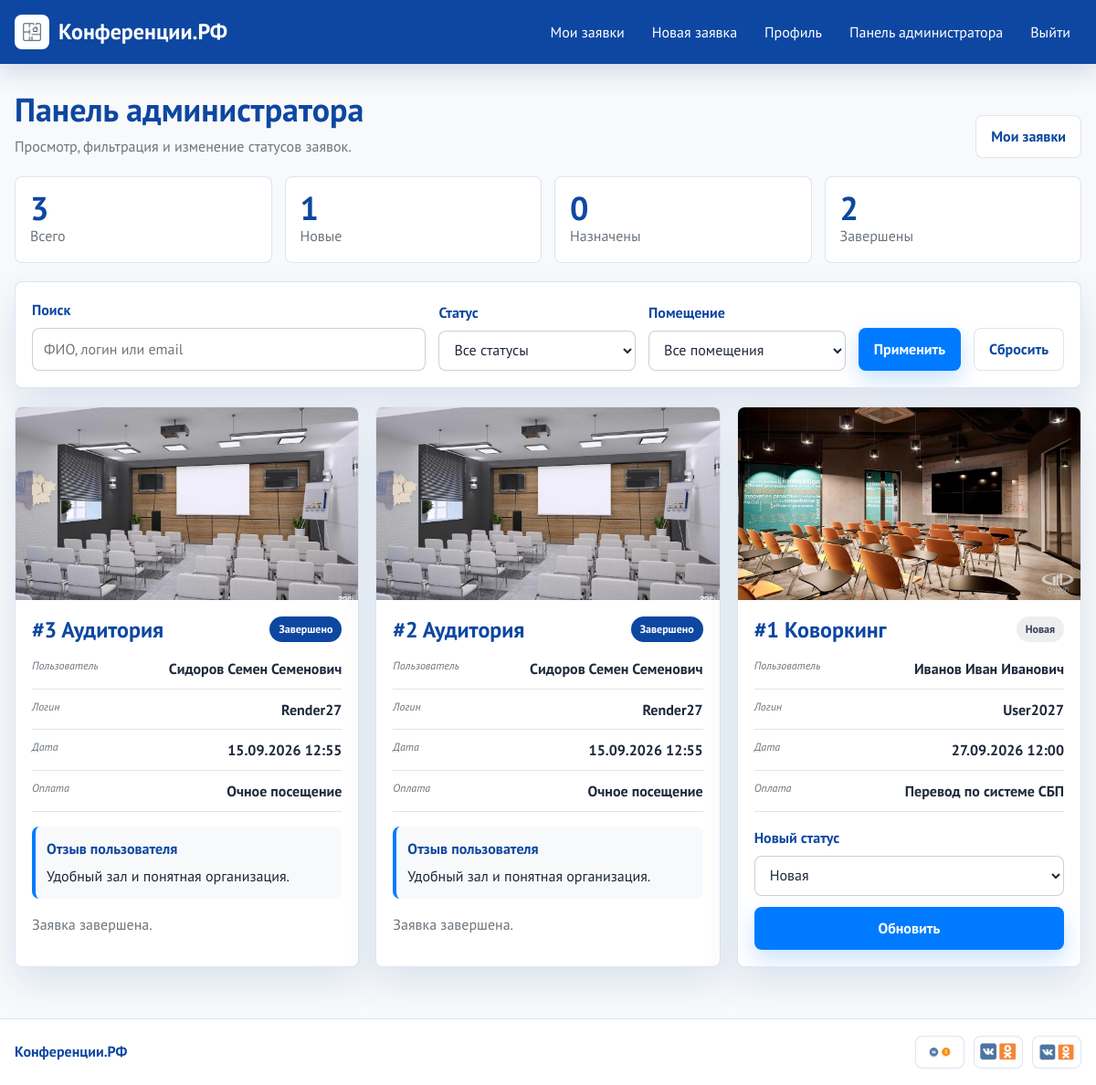
The page /bookings/admin/ (signed in) on the database its author committed.
### apps/bookings/models.py (models this page shows, shortened)
class Booking(models.Model):
    STATUS_CHOICES = [
        ("new", "Новая"),
        ("scheduled", "Мероприятие назначено"),
        ("completed", "Завершено"),
    ]
    PAYMENT_CHOICES = [
        ("offline", "Очное посещение"),
        ("sbp", "Перевод по системе СБП"),
    ]
    ROOM_CHOICES = [
        ("auditorium", "Аудитория"),
        ("coworking", "Коворкинг"),
        ("cinema", "Кинозал"),
    ]
    user = models.ForeignKey(
        settings.AUTH_USER_MODEL,
        on_delete=models.CASCADE,
        related_name="bookings",
        verbose_name="Пользователь",
    )
    room_name = models.CharField(
        max_length=50,
        choices=ROOM_CHOICES,
        verbose_name="Название помещения",
    )
    conference_date = models.DateTimeField(verbose_name="Дата и время начала конференции")
    payment_method = models.CharField(
        max_length=20,
        choices=PAYMENT_CHOICES,
        verbose_name="Способ оплаты",
    )
    status = models.CharField(
        max_length=20,
        choices=STATUS_CHOICES,
        default="new",
        verbose_name="Статус",
    )
    review = models.TextField(blank=True, null=True, verbose_name="Отзыв")
    created_at = models.DateTimeField(auto_now_add=True, verbose_name="Дата создания")
    updated_at = models.DateTimeField(auto_now=True, verbose_name="Дата обновления")
    class Meta:
        verbose_name = "Бронирование"
        verbose_name_plural = "Бронирования"
        ordering = ["-created_at"]

### apps/users/models.py (models this page shows, shortened)
class CustomUser(AbstractUser):
    username = models.CharField(
        max_length=150,
        unique=True,
        verbose_name="Логин",
        help_text="Только латиница и цифры, не менее 6 символов",
        validators=[validate_username],
    )
    full_name = models.CharField(
        max_length=255,
        verbose_name="ФИО",
        validators=[validate_cyrillic],
    )
    phone = models.CharField(
        max_length=20,
        verbose_name="Телефон",
        validators=[validate_phone],
    )
    email = models.EmailField(max_length=254, verbose_name="Электронная почта")
    is_admin = models.BooleanField(default=False, verbose_name="Администратор")
    @property
    def admin_access(self):
        return self.is_admin or self.username == "Conf2027" or self.is_staff
    class Meta:
        verbose_name = "Пользователь"
        verbose_name_plural = "Пользователи"

### apps/bookings/views.py (the view, shortened to what this page needs)
# urls.py: path("admin/", views.admin_dashboard_view, name="admin_dashboard"),
@login_required
def admin_dashboard_view(request):
    if not request.user.admin_access:
        messages.error(request, "У вас нет доступа к панели администратора.")
        return redirect("bookings:booking_list")
    bookings = Booking.objects.select_related("user").order_by("-created_at")
    status_filter = request.GET.get("status", "")
    room_filter = request.GET.get("room", "")
    query = request.GET.get("q", "").strip()
    if status_filter in dict(Booking.STATUS_CHOICES):
        bookings = bookings.filter(status=status_filter)
    if room_filter in dict(Booking.ROOM_CHOICES):
        bookings = bookings.filter(room_name=room_filter)
    if query:
        bookings = bookings.filter(
            Q(user__full_name__icontains=query)
            | Q(user__username__icontains=query)
            | Q(user__email__icontains=query)
        )
    stats_source = Booking.objects.all()
    stats = {
        "total": stats_source.count(),
        "new": stats_source.filter(status="new").count(),
        "scheduled": stats_source.filter(status="scheduled").count(),
        "completed": stats_source.filter(status="completed").count(),
    }
    return render(
        request,
        "bookings/admin_dashboard.html",
        {
            "bookings": bookings,
            "stats": stats,
            "status_choices": Booking.STATUS_CHOICES,
            "room_choices": Booking.ROOM_CHOICES,
            "current_status": status_filter,
            "current_room": room_filter,
            "current_query": query,
        },
    )

### apps/bookings/templatetags/booking_extras.py (called while the page is built)
@register.filter
def status_class(value):
    return {
        "new": "status-new",
        "scheduled": "status-scheduled",
        "completed": "status-completed",
    }.get(value, "status-muted")

@register.filter
def room_image(value):
    return {
        "auditorium": "img/media/1679169355_design-pibig-info-p-sovr_jpg.webp",
        "coworking": "img/media/dizayn-interera-co-working-_jpg.webp",
        "cinema": "img/media/1643087798_5-bigfoto-name-p-id_jpg.webp",
    }.get(value, "img/media/yerinde-temizlik_jpg.webp")

### conference_portal/context_processors.py (called while the page is built)
def design_assets(request):
    return {
        "brand_mark": "img/media/1282150_png.webp",
        "hero_image": "img/media/yerinde-temizlik_jpg.webp",
        "gallery_images": GALLERY_IMAGES,
        "social_images": SOCIAL_IMAGES,
        "room_images": ROOM_IMAGES,
    }

### templates/bookings/admin_dashboard.html (shortened to what this page needs)
{% extends 'base.html' %}
{% load static booking_extras %}
{% block content %}
<section class="content-head reveal">
    <div>
        <h1>Панель администратора</h1>
        <p>Просмотр, фильтрация и изменение статусов заявок.</p>
    </div>
    <a class="btn btn-secondary" href="{% url 'bookings:booking_list' %}">Мои заявки</a>
</section>
<section class="stats-grid reveal" aria-label="Статистика всех заявок">
    <div class="stat"><strong>{{ stats.total }}</strong><span>Всего</span></div>
    <div class="stat"><strong>{{ stats.new }}</strong><span>Новые</span></div>
    <div class="stat"><strong>{{ stats.scheduled }}</strong><span>Назначены</span></div>
    <div class="stat"><strong>{{ stats.completed }}</strong><span>Завершены</span></div>
</section>
<form method="get" class="filters card reveal">
    <label class="field">
        <span>Поиск</span>
        <input type="search" name="q" value="{{ current_query }}" class="form-control" placeholder="ФИО, логин или email">
    </label>
    <label class="field">
        <span>Статус</span>
        <select name="status" class="form-select">
            <option value="">Все статусы</option>
        </select>
    </label>
    <label class="field">
        <span>Помещение</span>
        <select name="room" class="form-select">
            <option value="">Все помещения</option>
        </select>
    </label>
    <button type="submit" class="btn btn-primary">Применить</button>
    <a class="btn btn-secondary" href="{% url 'bookings:admin_dashboard' %}">Сбросить</a>
</form>
{% if bookings %}
    <section class="admin-grid reveal">
        {% for booking in bookings %}
            <article class="card booking-card admin-card">
                {% with image=booking.room_name|room_image %}
                    <img class="booking-card__image" src="{% static image %}" alt="{{ booking.get_room_name_display }}">
                {% endwith %}
                <div class="booking-card__body">
                    <div class="booking-card__top">
                        <h2>#{{ booking.id }} {{ booking.get_room_name_display }}</h2>
                        <span class="status {{ booking.status|status_class }}">{{ booking.get_status_display }}</span>
                    </div>
                    <dl class="meta-list">
                        <div>
                            <dt>Пользователь</dt>
                            <dd>{{ booking.user.full_name }}</dd>
                        </div>
                        <div>
                            <dt>Логин</dt>
                            <dd>{{ booking.user.username }}</dd>
                        </div>
                        <div>
                            <dt>Дата</dt>
                            <dd>{{ booking.conference_date|date:"d.m.Y H:i" }}</dd>
                        </div>
                        <div>
                            <dt>Оплата</dt>
                            <dd>{{ booking.get_payment_method_display }}</dd>
                        </div>
                    </dl>
                    {% if booking.review %}
                        <div class="review-box">
                            <strong>Отзыв пользователя</strong>
                            <p>{{ booking.review }}</p>
                        </div>
                    {% endif %}
                    {% if booking.status != "completed" %}
                        <form method="post" class="status-form">
                            <label class="field">
                                <span>Новый статус</span>
                                <select name="status" class="form-select">
                                    {% for value, label in status_choices %}
                                        <option value="{{ value }}" {% if booking.status == value %}selected{% endif %}>{{ label }}</option>
                                    {% endfor %}
                                </select>
                            </label>
                            <button type="submit" class="btn btn-primary">Обновить</button>
                        </form>
                    {% else %}
                        <p class="muted-note">Заявка завершена.</p>
                    {% endif %}
                </div>
            </article>
        {% endfor %}
    </section>
{% endif %}
{% endblock %}

### templates/base.html (shortened to what this page needs)
{% load static %}
<!DOCTYPE html>
<html lang="ru">
<head>
    <link rel="stylesheet" href="{% static 'css/style.css' %}">
</head>
<body>
    <header class="topbar">
        <div class="topbar__inner">
            <a class="brand" href="{% if user.is_authenticated %}{% url 'bookings:booking_list' %}{% else %}{% url 'users:login' %}{% endif %}">
                <img src="{% static brand_mark %}" alt="" class="brand__mark">
                <span>Конференции.РФ</span>
            </a>
            <nav class="nav" data-nav>
                {% if user.is_authenticated %}
                    <a href="{% url 'bookings:booking_list' %}">Мои заявки</a>
                    <a href="{% url 'bookings:booking_form' %}">Новая заявка</a>
                    <a href="{% url 'users:profile' %}">Профиль</a>
                    {% if user.admin_access %}
                        <a href="{% url 'bookings:admin_dashboard' %}">Панель администратора</a>
                    {% endif %}
                    <form method="post" action="{% url 'users:logout' %}" class="nav__form">
                        <button type="submit">Выйти</button>
                    </form>
                {% else %}
                    <a href="{% url 'users:login' %}">Войти</a>
                    <a href="{% url 'users:register' %}">Регистрация</a>
                {% endif %}
            </nav>
        </div>
    </header>
    <main class="page">
        {% block content %}{% endblock %}
    </main>
    <footer class="site-footer">
        <div class="site-footer__inner">
            <span>Конференции.РФ</span>
            <div class="social-strip" aria-label="Социальные сети">
                {% for image in social_images %}
                    <img src="{% static image.src %}" alt="{{ image.alt }}" loading="lazy">
                {% endfor %}
            </div>
        </div>
    </footer>
</body>
</html>

### rows shown on the page
Booking: id "3", room_name "Аудитория", status "Завершено", user.full_name "Сидоров Семен Семенович", user.username "Render27", conference_date "15.09.2026 12:55", payment_method "Очное посещение", review "Удобный зал и понятная организация.", shows "Заявка завершена."
Booking: id "2", room_name "Аудитория", status "Завершено", user.full_name "Сидоров Семен Семенович", user.username "Render27", conference_date "15.09.2026 12:55", payment_method "Очное посещение", review "Удобный зал и понятная организация.", shows "Заявка завершена."
Booking: shows a picture, id "1", room_name "Коворкинг", status "Новая", user.full_name "Иванов Иван Иванович", user.username "User2027", conference_date "27.09.2026 12:00", payment_method "Перевод по системе СБП"

### other values the page prints
{{ stats.total }} "3"
{{ stats.new }} "1"
{{ stats.scheduled }} "0"
{{ stats.completed }} "2"
